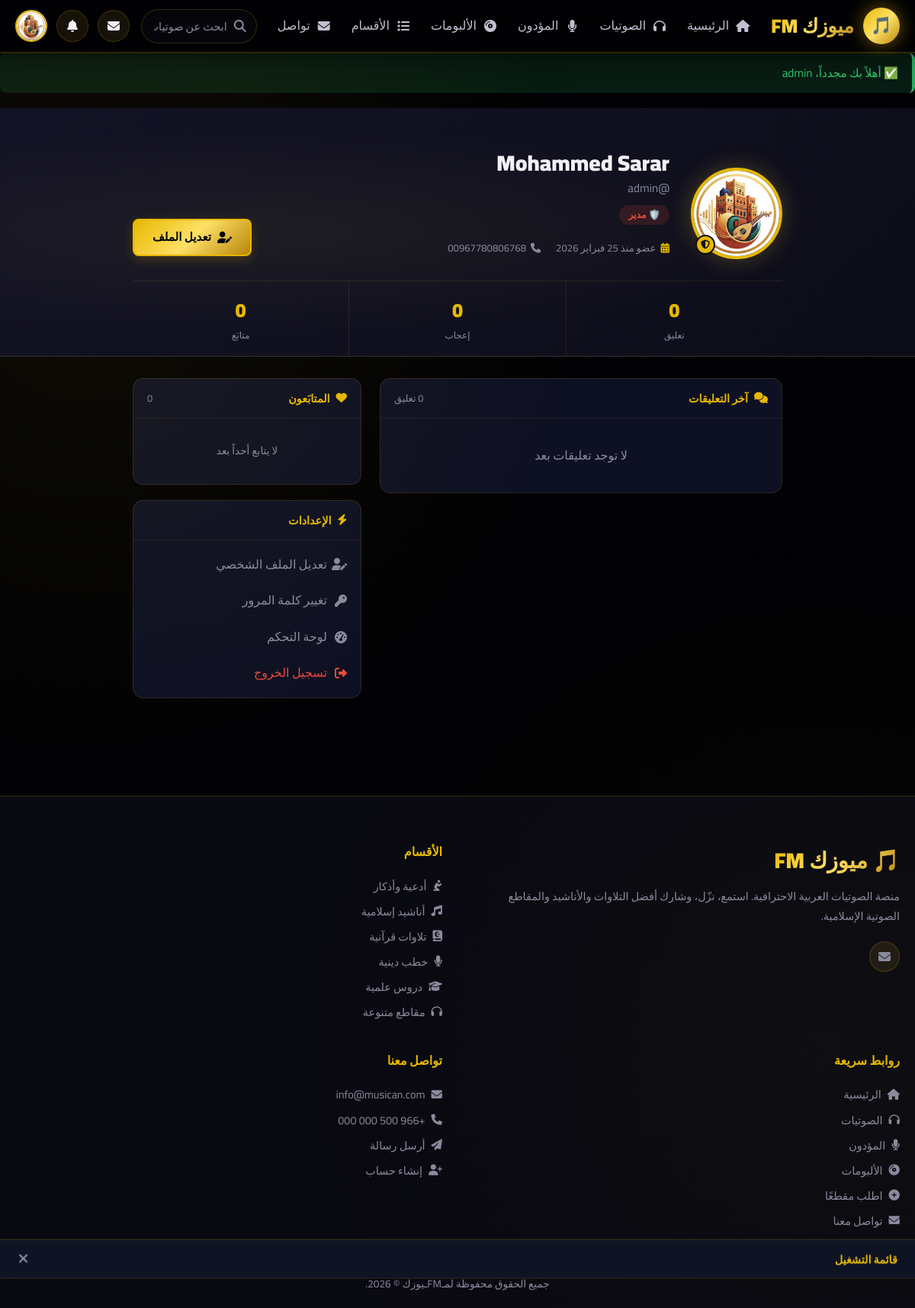
The app's page /profile.php (signed in) with its own data.
### tables this page shows
CREATE TABLE `users` (
  `id` int NOT NULL,
  `username` varchar(100) NOT NULL,
  `full_name` varchar(100) DEFAULT NULL,
  `email` varchar(255) NOT NULL,
  `password` varchar(255) NOT NULL,
  `role` enum('admin','performer','user') NOT NULL DEFAULT 'user',
  `avatar` varchar(255) DEFAULT NULL,
  `bio` text,
  `phone` varchar(50) DEFAULT NULL,
  `website` varchar(255) DEFAULT NULL,
  `reset_token` varchar(64) DEFAULT NULL,
  `reset_expires` datetime DEFAULT NULL,
  `is_active` tinyint(1) NOT NULL DEFAULT '1',
  `created_at` datetime NOT NULL DEFAULT CURRENT_TIMESTAMP,
  `updated_at` datetime DEFAULT NULL ON UPDATE CURRENT_TIMESTAMP
);

CREATE TABLE `categories` (
  `id` int NOT NULL,
  `name` varchar(255) NOT NULL,
  `slug` varchar(255) NOT NULL,
  `description` text,
  `icon` varchar(100) DEFAULT 'fa-music',
  `cover_image` varchar(255) DEFAULT NULL,
  `sort_order` int DEFAULT '0',
  `created_at` datetime NOT NULL DEFAULT CURRENT_TIMESTAMP
);

### profile.php (the view, shortened to what the rows shown need)
<?php
require_once __DIR__ . '/includes/functions.php';
require_once __DIR__ . '/includes/auth.php';
require_once __DIR__ . '/includes/templates_loader.php';
$currentUser = getCurrentUser();
$viewUserId = (int)($_GET['id'] ?? $currentUser['id']);
$db         = getDB();
if ($viewUserId !== $currentUser['id']) {
    $stmt = $db->prepare("SELECT * FROM users WHERE id=? AND is_active=1");
    $stmt->execute([$viewUserId]);
    $profileUser = $stmt->fetch();
    if (!$profileUser) { setFlash('error', 'المستخدم غير موجود.'); redirect(BASE_URL . '/'); }
} else {
    $profileUser = $currentUser;
}
$isOwn = ($profileUser['id'] === $currentUser['id']);
$siteName   = getSetting('site_name', 'موسيكان');
$avatarUrl = getUserAvatarUrl($profileUser);
?>
<!DOCTYPE html>
<html lang="ar" dir="rtl">
<head>
    <link rel="stylesheet" href="https://cdnjs.cloudflare.com/ajax/libs/font-awesome/6.5.0/css/all.min.css">
    <link rel="stylesheet" href="<?= BASE_URL ?>/assets/css/main.css">
</head>
<body>
<?php require_once __DIR__ . '/includes/header.php'; ?>
<div class="profile-hero">
    <div class="profile-hero-inner">
        <div class="profile-top">
            <div class="profile-avatar-wrap">
                <img src="<?= clean($avatarUrl) ?>" alt="<?= clean($profileUser['username']) ?>"
                     class="profile-avatar" id="main-avatar"
                     onerror="this.src='https://ui-avatars.com/api/?name=<?= urlencode($profileUser['username']) ?>&background=d4af37&color=0d0d1a&size=200'">
                <?php if ($profileUser['role'] === 'admin'): ?>
                    <div class="profile-verified" title="مدير"><i class="fas fa-shield-alt"></i></div>
                <?php endif; ?>
            </div>
            <div class="profile-info">
                <h1 class="profile-name"><?= clean($displayName) ?></h1>
                <?php if (!empty($profileUser['full_name'])): ?>
                    <div style="color:var(--text-muted); font-size: 0.95rem; margin-top: -5px; margin-bottom: 8px;">@<?= clean($profileUser['username']) ?></div>
                <?php endif; ?>
                <span class="profile-role role-<?= $profileUser['role'] ?>">
                    <?php
                        $roleLabels = ['admin' => '🛡️ مدير', 'performer' => '🎤 مؤدي', 'user' => '👤 مستخدم'];
                        echo $roleLabels[$profileUser['role']] ?? 'مستخدم';
                    ?>
                </span>
                <div class="profile-meta">
                    <span class="profile-meta-item">
                        <i class="fas fa-calendar-alt" style="color:var(--gold);"></i>
                        عضو منذ <?= formatArabicDate($profileUser['created_at']) ?>
                    </span>
                    <?php if ($profileUser['phone'] && $isOwn): ?>
                        <span class="profile-meta-item">
                            <i class="fas fa-phone"></i> <?= clean($profileUser['phone']) ?>
                        </span>
                    <?php endif; ?>
                </div>
            </div>
        </div>
    </div>
</div>
<?php require_once __DIR__ . '/includes/footer.php'; ?>
</body>
</html>

### includes/header.php (shortened to what the rows shown need)
<?php
$categories   = getCategories();
$currentUser  = getCurrentUser();
?>
<!DOCTYPE html>
<html lang="ar" dir="rtl">
<head>
    <link rel="stylesheet" href="https://cdnjs.cloudflare.com/ajax/libs/font-awesome/6.5.0/css/all.min.css">
    <link rel="stylesheet" href="<?= BASE_URL ?>/assets/css/main.css">
    <?= loadTemplateStyle() ?>
</head>
<body>
<header class="site-header" id="site-header">
    <div class="container">
        <div class="header-inner">
            <div class="header-actions">
                <?php if ($currentUser): ?>
                    <a href="<?= BASE_URL ?>/messages.php" class="btn-icon" title="الرسائل">
                        <i class="fas fa-envelope"></i>
                    </a>
                    <a href="<?= BASE_URL ?>/notifications.php" class="btn-icon" title="الإشعارات">
                        <i class="fas fa-bell"></i>
                    </a>
                    <div class="user-menu">
                        <?php $displayName = !empty($currentUser['full_name']) ? $currentUser['full_name'] : $currentUser['username']; ?>
                        <div class="user-avatar-btn" id="user-menu-btn" title="<?= clean($displayName) ?>">
                            <?php
                                $__avatar = $currentUser['avatar']
                                    ? getImageUrl('avatars', $currentUser['avatar'])
                                    : 'https://www.gravatar.com/avatar/' . md5(strtolower(trim($currentUser['email'] ?? ''))) . '?s=80&d=identicon';
                            ?>
                            <img src="<?= $__avatar ?>" alt="<?= clean($displayName) ?>"
                                 onerror="this.src='https://ui-avatars.com/api/?name=<?= urlencode($displayName) ?>&background=d4af37&color=0d0d1a&size=80'">
                        </div>
                    </div>
                <?php else: ?>
                    <a href="<?= BASE_URL ?>/login.php" class="btn btn-outline btn-sm">دخول</a>
                    <a href="<?= BASE_URL ?>/register.php" class="btn btn-gold btn-sm">تسجيل</a>
                <?php endif; ?>
            </div>
        </div>
    </div>
</header>

### includes/footer.php (shortened to what the rows shown need)
<?php
$footerCategories = getCategories();
?>
<footer class="site-footer">
    <div class="container">
        <div class="footer-grid">
            <div>
                <ul class="footer-links">
                    <?php foreach (array_slice($footerCategories, 0, 6) as $cat): ?>
                        <li>
                            <a href="<?= BASE_URL ?>/category.php?slug=<?= urlencode($cat['slug']) ?>">
                                <i class="fas <?= $cat['icon'] ?? 'fa-music' ?>"></i>
                                <?= clean($cat['name']) ?>
                            </a>
                        </li>
                    <?php endforeach; ?>
                </ul>
            </div>
        </div>
    </div>
</footer>
</body>
</html>

### records on screen
users: avatar (picture), full_name "Mohammed Sarar", username "admin", role "🛡️ مدير", created_at "25 فبراير 2026", phone "00967780806768"
categories: name "أدعية وأذكار"
categories: name "أناشيد إسلامية"
categories: name "تلاوات قرآنية"
categories: name "خطب دينية"
categories: name "دروس علمية"
categories: name "مقاطع متنوعة"

### other values on screen
$siteName "ميوزك FM"
$icon "✅"
$flash['message'] "أهلاً بك مجدداً، admin"
formatNumber($stats['comments']) "0"
formatNumber($stats['likes']) "0"
formatNumber($stats['follows']) "0"
$stats['comments'] "0"
$stats['follows'] "0"
$contactEmail "info@musican.com"
$contactPhone "+966 500 000 000"
$footerText "جميع الحقوق محفوظة لمـFMـيوزك © 2026."
